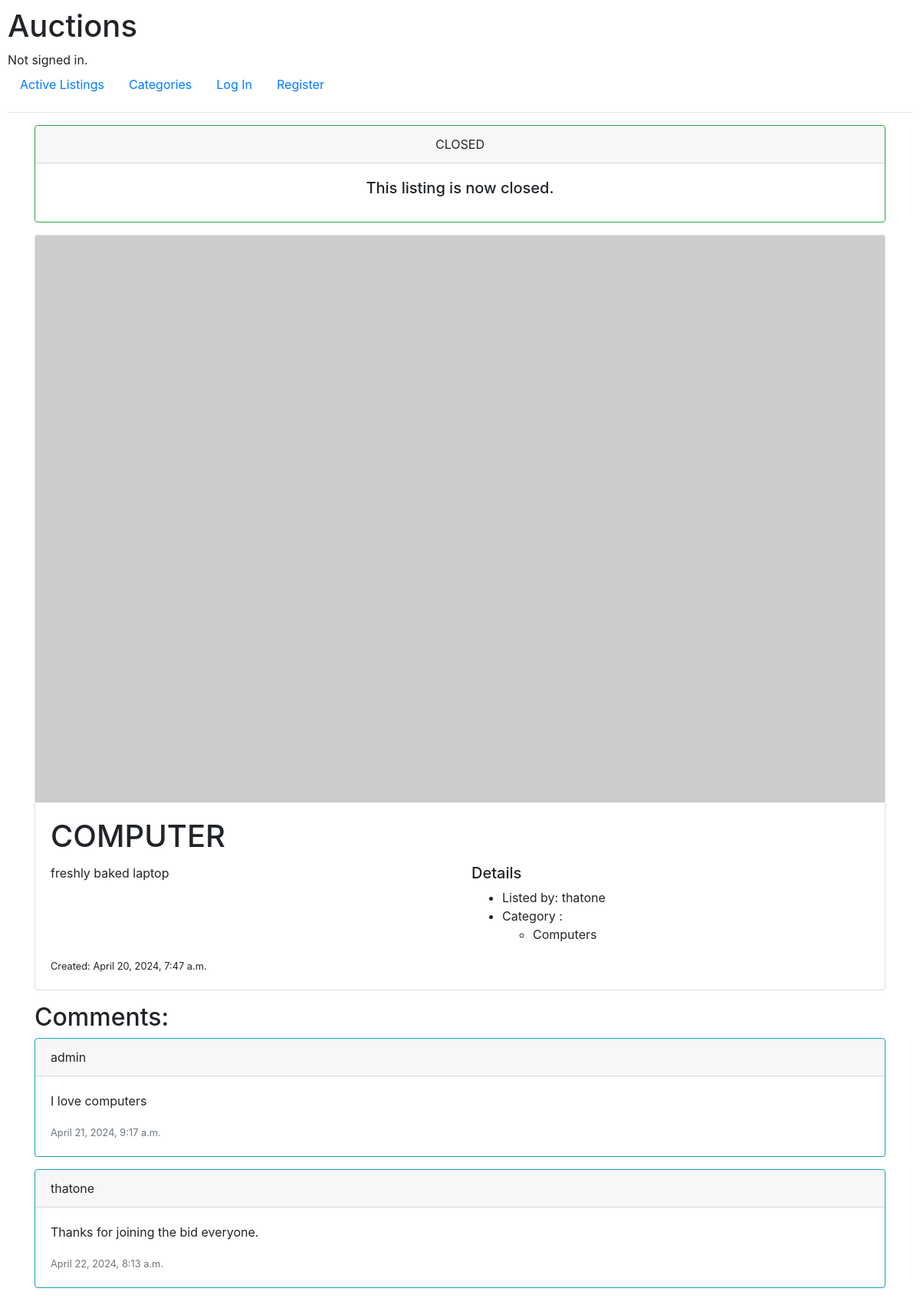
Screenshot of /23 with the database file from the repository.
### auctions/models.py (models this page shows, shortened)
class Listings(models.Model):
    title = models.CharField(max_length=64)
    description = models.TextField()
    image = models.URLField(blank=True)
    starting_bid = models.DecimalField(max_digits=20, decimal_places=2, validators=[MinValueValidator(0.1)])
    seller = models.ForeignKey(User, on_delete=models.CASCADE, related_name="listings")
    active = models.BooleanField(default=True)
    category = models.ManyToManyField(Category, blank=True, related_name="categories")
    timestamp = models.DateTimeField(auto_now_add=True)

class User(AbstractUser):
    pass
    def __str__(self):
        return f"{self.username}"

class Category(models.Model):
    category = models.CharField(max_length=64, unique=True)
    def __str__(self):
        return f"{self.category}"

class Comment(models.Model):
    comment = models.TextField()
    item = models.ForeignKey(Listings, on_delete=models.CASCADE, related_name="comments")
    commenter = models.ForeignKey(User, on_delete=models.CASCADE, related_name="comments")
    timestamp = models.DateTimeField(auto_now_add=True)

### auctions/views.py (the view)
# urls.py: path("<int:listing_id>", views.view_listing, name="view_listing"),
def view_listing(request, listing_id):
    try:
        listing = Listings.objects.get(pk=listing_id)
    except Listings.DoesNotExist:
        messages.warning(request, "Listing does not exist", extra_tags="danger")
        return HttpResponseRedirect(reverse("index"))
    return render(request, "auctions/view_listing.html", {
        "listing": listing,
        "watchlist": watchlisted_user(listing),
        "max_bidder": max_bidder(listing),
        "max_bid": get_max_bid(listing),
        "comments": listing.comments.all(),
        "bid_form": BidForm(initial={"item":listing}),
        "comment_form": CommentForm(initial={"item":listing})
    })

### auctions/helpers.py (called while the page is built)
def get_max_bid(listing):
    max = listing.bid.all().aggregate(Max("bid"))
    if max["bid__max"] != None:
        return max['bid__max']
    else:
        return listing.starting_bid

def watchlisted_user(listing):
    user_list = []
    for list in listing.watchlist.all():
        user_list.append(list.user)
    return user_list

def max_bidder(listing):
    return listing.bid.all().order_by('bid').last

### auctions/templates/auctions/view_listing.html (shortened to what this page needs)
{% extends "auctions/layout.html" %}
{% block body %}
<div class="container">
    {% if not listing.active%}
    <div class="card border-success mb-3 text-center">
        <div class="card-header">
          CLOSED
        </div>
        <div class="card-body">
          <h5 class="card-title">This listing is now closed.</h5>
        </div>
      </div>
    {%endif%}
    <div class="card mb-3">
        {% if listing.image == '' %}
            {%load static%}
            {% else %}
            <img src={{listing.image}} alt={{listing.title}}>
        {% endif %}
        <div class="card-body">
          <h1 class="card-title">{{listing.title.upper}}</h1>
          <div class="row">
            <div class="col-sm-6">
                <p class="card-text">{{listing.description}}</p>
            </div>
            <div class="col-sm-6">
                <h5>Details</h5>
                <ul>
                    <li>Listed by: {{listing.seller.username}}</li>
                    <li>Category :
                        {% if not listing.category.all %}
                            No categories listed
                        {%else%}
                        <ul>
                        {% for category in listing.category.all%}
                        <li>{{ category }}</li>
                        {% endfor %}
                        </ul>
                        {% endif %}
                    </li>
                </ul>
            </div>
        </div>
          <p class="card-text"><small class="text-body-secondary">Created: {{listing.timestamp}}</small></p>
        </div>
      </div>
    <h2>Comments:</h2>
    {% for comment in comments%}
    <div class="card border-info mb-3" style="display:flex;"">
        <div class="card-header">{{comment.commenter}}</div>
        <div class="card-body">
          <p class="card-text">{{comment.comment}} </p>
          <small class="text-secondary">{{comment.timestamp}}</small>
        </div>
      </div>
    {% endfor %}
</div>
{% endblock %}

### auctions/templates/auctions/layout.html (shortened to what this page needs)
{% load static %}
<!DOCTYPE html>
<html lang="en">
    <head>
        <link rel="stylesheet" href="https://stackpath.bootstrapcdn.com/bootstrap/4.4.1/css/bootstrap.min.css">
        <link href="{% static 'auctions/styles.css' %}" rel="stylesheet">
    </head>
    <body>
        <h1>Auctions</h1>
        <div>
            {% if user.is_authenticated %}
                Signed in as <strong>{{ user.username }}</strong>.
            {% else %}
                Not signed in.
            {% endif %}
        </div>
        <ul class="nav">
            <li class="nav-item">
                <a class="nav-link" href="{% url 'index' %}">Active Listings</a>
            </li>
            <li class="nav-item">
                <a class="nav-link" href="{% url 'categories' %}">Categories</a>
            </li>
            {% if user.is_authenticated %}
                <li class="nav-item">
                    <a class="nav-link" href="{% url 'logout' %}">Log Out</a>
                </li>
                <li class="nav-item">
                    <a class="nav-link" href="{% url 'create' %}">Create Listing</a>
                </li>
                <li class="nav-item">
                    <a class="nav-link" href="{% url 'watchlist' %}">Watchlist</a>
                </li>
            {% else %}
                <li class="nav-item">
                    <a class="nav-link" href="{% url 'login' %}">Log In</a>
                </li>
                <li class="nav-item">
                    <a class="nav-link" href="{% url 'register' %}">Register</a>
                </li>
            {% endif %}
        </ul>
        <hr>
        {% block body %}
        {% endblock %}
    </body>
</html>

### auctions/static/auctions/styles.css (style rules this page uses)
body { padding: 10px; }

### rows the page displays
Listings: title "COMPUTER", description "freshly baked laptop", seller.username "thatone", timestamp "April 20, 2024, 7:47 a.m."
Category: category "Computers"
Comment: commenter "admin", comment "I love computers", timestamp "April 21, 2024, 9:17 a.m."
Comment: commenter "thatone", comment "Thanks for joining the bid everyone.", timestamp "April 22, 2024, 8:13 a.m."
